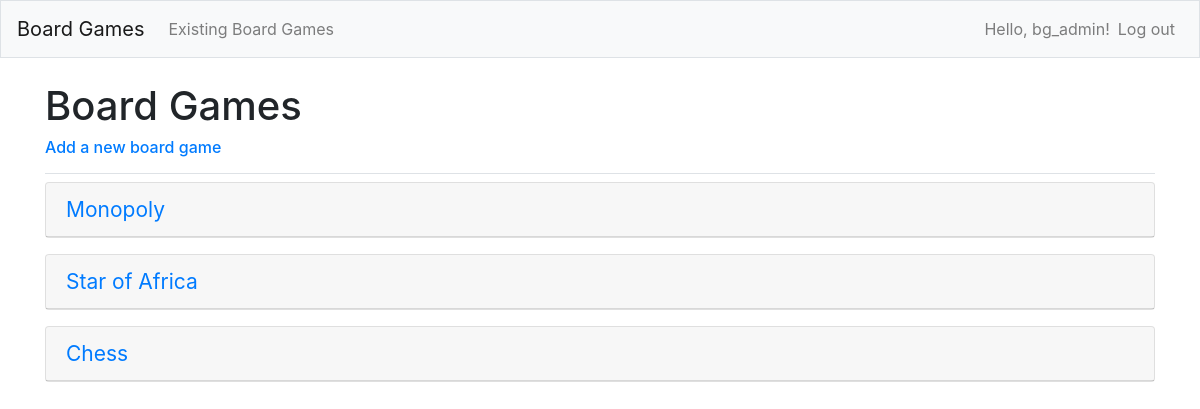
Screenshot of /games/ (signed in) with the database file from the repository.
### board_games/models.py (models this page shows)
class Game(models.Model):
    text = models.CharField(max_length=200)
    date_added = models.DateTimeField(auto_now_add=True)
    def __str__(self):
        return self.text
    owner = models.ForeignKey(User, on_delete=models.CASCADE) #-emilia

### board_games/views.py (the view)
# urls.py: path('games/', views.games, name='games'),
def games(request):
    games = Game.objects.order_by('date_added')
    context = {'games': games}
    return render(request, 'board_games/games.html', context)

### board_games/templates/board_games/games.html
{% extends "board_games/base.html" %}
{% block page_header %}
  <h1>Board Games</h1> <h6><a href="{% url 'board_games:new_game' %}">Add a new board game</a></h6>
{% endblock page_header %}
{% block content %}
{% for game in games %}
      <div class="card mb-3">
        <h4 class="card-header">
          <small><a href="{% url 'board_games:game' game.id %}">{{ game }}</a>
        </h4>
      </div>
    {% empty %}
      <p>No games have been added yet.</p>
    {% endfor%}
{% endblock content %}

### board_games/templates/board_games/base.html (shortened to what this page needs)
{% load bootstrap4 %}
<!doctype html>
<html lang="en">
<head>
    {% bootstrap_css %}
</head>
<body>
    <nav class="navbar navbar-expand-md navbar-light bg-light mb-4 border">
        <a class="navbar-brand" href="{% url 'board_games:index'%}">Board Games</a>
        <div class="collapse navbar-collapse" id="navbarCollapse">
            <ul class="navbar-nav mr-auto">
                {% if user.is_authenticated %}
                <li class="nav-item">
                    <a class="nav-link" href="{% url 'board_games:games'%}">Existing Board Games</a>
                </li>
                {% endif %}
            </ul>
            <ul class="navbar-nav ml-auto">
                {% if user.is_authenticated %}
                <li class="nav-item">
                    <span class="navbar-text"}">Hello, {{ user.username }}!</span>
                </li>
                <li class="nav-item">
                    <a class="nav-link" href="{% url 'users:logout' %}">Log out</a>
                </li>
            {% endif %}
          </ul>
        </div>
      </nav>
      <main role="main" class="container">
          <div class="pb-2 mb-2 border-bottom">
              {% block page_header %}{% endblock page_header %}
            </div>
            <div>
                {% block content %}{% endblock content %}
            </div>
        </main>
    </body>
</html>

### rows the page displays
Game: text "Monopoly"
Game: text "Star of Africa"
Game: text "Chess"

### other values shown
{{ user.username }} "bg_admin"
